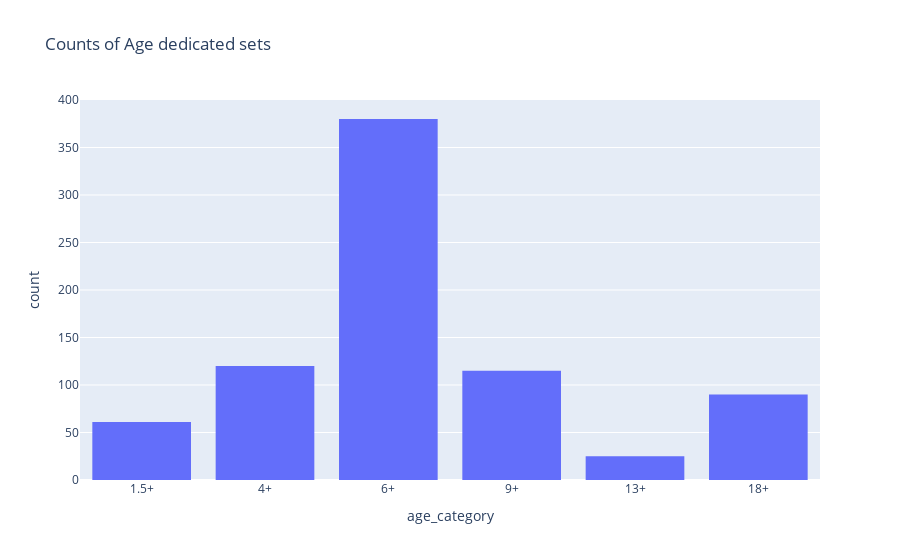

Notebook code cell kept with this figure:
### Code cell
lego_sets["age"].unique()

def set_age_category(age):
    if age in ('1½+', '2+', '3+', '2-5', '2-6', '3-6'):
        return '1.5+'
    elif age in ('5+', '4+', '4-99', '5-12'):
        return '4+'
    elif age in ('7+', '8+', '6+', '6-12', '7-12', '8-14'):
        return '6+'
    elif age in ('10+', '9+', '11+', '12+'):
        return '9+'
    elif age in ('14+', '16+'):
        return '13+'
    elif age == '18+':
        return '18+'
    else:
        return 'other'

lego_sets['age_category'] = lego_sets['age'].apply(set_age_category)

fig = px.histogram(lego_sets, x="age_category", title="Counts of Age dedicated sets")
fig.show()

### Figure 1 — Plotly figure (JSON) as saved in the notebook; plotly's stock layout.template omitted (floating-point values rounded to 4 significant figures; data arrays with more than 128 entries replaced by an {"elided": "..."} marker saying what was removed)
{"data": [{"alignmentgroup": "True", "bingroup": "x", "hovertemplate": "age_category=%{x}<br>count=%{y}<extra></extra>", "legendgroup": "", "marker": {"color": "#636efa", "pattern": {"shape": ""}}, "name": "", "offsetgroup": "", "orientation": "v", "showlegend": false, "type": "histogram", "x": {"elided": "791 str values"}, "xaxis": "x", "yaxis": "y"}], "layout": {"barmode": "relative", "legend": {"tracegroupgap": 0}, "title": {"text": "Counts of Age dedicated sets"}, "xaxis": {"anchor": "y", "domain": [0, 1], "title": {"text": "age_category"}}, "yaxis": {"anchor": "x", "domain": [0, 1], "title": {"text": "count"}}}}
